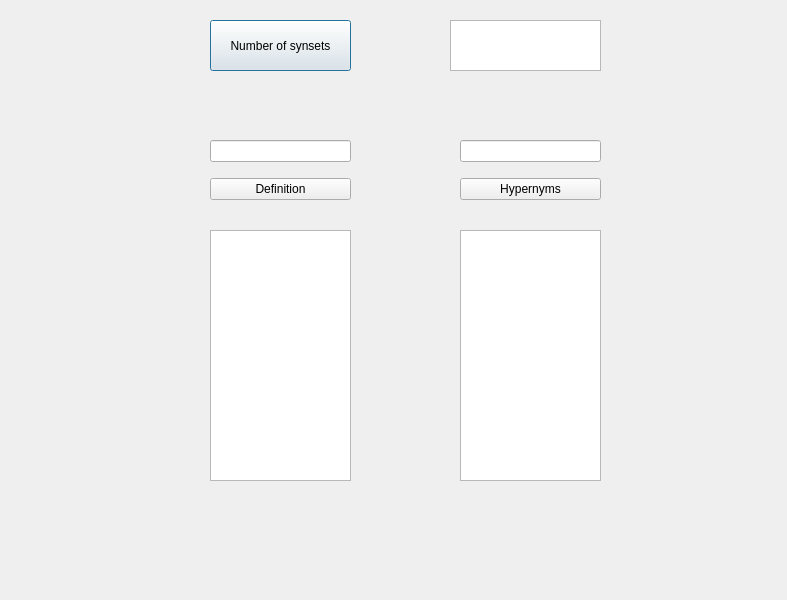
<?xml version="1.0" encoding="UTF-8"?>
<ui version="4.0">
 <class>Queries</class>
 <widget class="QDialog" name="Queries">
  <property name="geometry">
   <rect>
    <x>0</x>
    <y>0</y>
    <width>787</width>
    <height>600</height>
   </rect>
  </property>
  <property name="windowTitle">
   <string>Dialog</string>
  </property>
  <widget class="QPushButton" name="pushButton">
   <property name="geometry">
    <rect>
     <x>210</x>
     <y>20</y>
     <width>141</width>
     <height>51</height>
    </rect>
   </property>
   <property name="text">
    <string>Number of synsets</string>
   </property>
  </widget>
  <widget class="QTextEdit" name="textEdit">
   <property name="geometry">
    <rect>
     <x>450</x>
     <y>20</y>
     <width>151</width>
     <height>51</height>
    </rect>
   </property>
  </widget>
  <widget class="QTextEdit" name="textEdit_2">
   <property name="geometry">
    <rect>
     <x>210</x>
     <y>230</y>
     <width>141</width>
     <height>251</height>
    </rect>
   </property>
  </widget>
  <widget class="QTextEdit" name="textEdit_3">
   <property name="geometry">
    <rect>
     <x>460</x>
     <y>230</y>
     <width>141</width>
     <height>251</height>
    </rect>
   </property>
  </widget>
  <widget class="QWidget" name="">
   <property name="geometry">
    <rect>
     <x>460</x>
     <y>130</y>
     <width>141</width>
     <height>81</height>
    </rect>
   </property>
   <layout class="QVBoxLayout" name="verticalLayout_2">
    <item>
     <widget class="QLineEdit" name="lineEdit_2"/>
    </item>
    <item>
     <widget class="QPushButton" name="pushButton_3">
      <property name="text">
       <string>Hypernyms</string>
      </property>
     </widget>
    </item>
   </layout>
  </widget>
  <widget class="QWidget" name="">
   <property name="geometry">
    <rect>
     <x>210</x>
     <y>130</y>
     <width>141</width>
     <height>81</height>
    </rect>
   </property>
   <layout class="QVBoxLayout" name="verticalLayout">
    <item>
     <widget class="QLineEdit" name="lineEdit"/>
    </item>
    <item>
     <widget class="QPushButton" name="pushButton_2">
      <property name="text">
       <string>Definition</string>
      </property>
     </widget>
    </item>
   </layout>
  </widget>
 </widget>
 <resources/>
 <connections/>
</ui>
